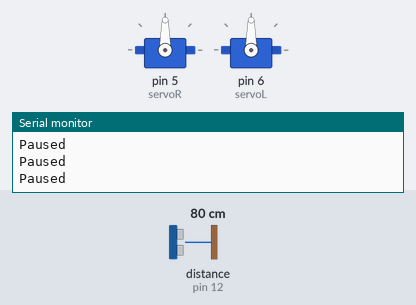
A sketch run on a simulated Arduino Uno, built with avr-gcc and run on an emulated ATmega328P. Shown: 2 × servo, the last lines printed to the serial monitor. Wiring (inferred from the names in the program): ultrasonic range finder: trigger pin 11; echo pin 12. Inputs (shaded band) come from the test bench; at power-on: distance to the obstacle (sensor on pin 12) 80 cm. The echo pulse lasts 58.3 µs per cm.

Above: at 1.7 s.
1.8 s: distance to the obstacle (sensor on pin 12) set to 7 cm
4.8 s: distance to the obstacle (sensor on pin 12) set to 4 cm
At 6.0 s:
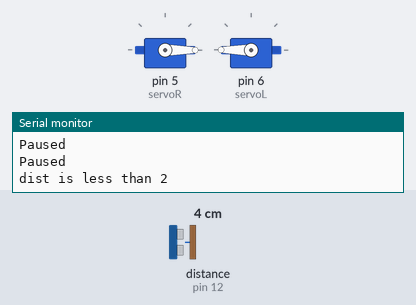
6.3 s: distance to the obstacle (sensor on pin 12) set to 6 cm
7.8 s: distance to the obstacle (sensor on pin 12) set to 9 cm
At 8.2 s:
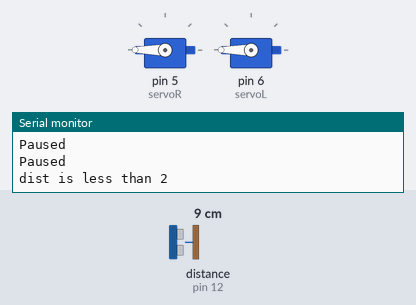
At 9.2 s:
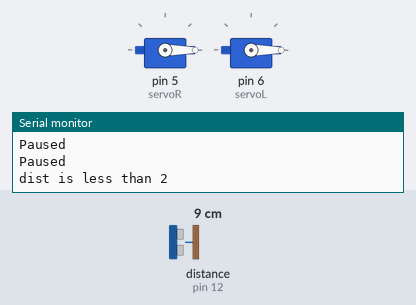
13.8 s: distance to the obstacle (sensor on pin 12) set to 18 cm
Timing chart, 0 to 17.8 s (numbered marks = the images above; inputs shaded):
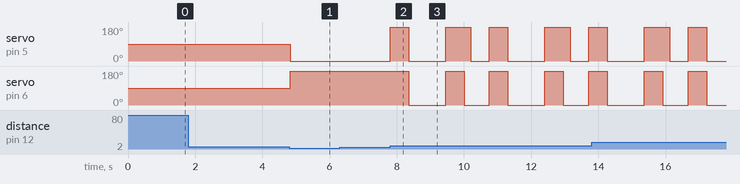

Measured:
- the behaviour switches between 6 and 5 cm on distance to the obstacle (sensor on pin 12) (found by bisection; images 0 and 1)
- the behaviour switches between 7 and 8 cm on distance to the obstacle (sensor on pin 12) (found by bisection; images 1 and 2)
- after the input at 4.8 s, servo on pin 5 (servoR): 90° → 0° at once; servo on pin 6 (servoL): 90° → 180° at once
- after the input at 6.3 s, every drawn part: stays the same
- after the input at 7.8 s, servo on pin 5 (servoR): 0° → 180° at once, → 0° 0.55 s later, → 180° 1.1 s later, → 0° 0.75 s later, … (9 changes in this stretch); servo on pin 6 (servoL): 180° → 0° after 0.55 s, → 180° 1.1 s later, → 0° 0.55 s later, → 180° 0.75 s later, … (8 changes in this stretch)

The sketch:

collison-bot.ino
```cpp
// collision-bot
#include <Servo.h>

const int powerPin = 10;    // providing power to ping sensor from pin 10
const int pingPin = 11;     // pin we're sending the trigger/ping on
const int echoPin = 12;     // pin we're reading back the echo on
const int gnd1Pin = 13;     // simulated ground so we can safely plug the module into our arduinos

long dist = 0;

Servo servoL;  // create servo object to control a servo
Servo servoR;  // create servo object to control a servo

// 0 full speeed one direction - 180 full speed opposite direction - 90 full stop
const int leftServoForward = 180;   // 135 is Clockwise, full speed (around 90 is stopped)
const int leftServoReverse = 0;    // 45 is Counter Clockwise, full speed (ardound 90 is stopped)

const int rightServoForward = 0;    // 45 is Counter Clockwise, full speed (ardound 90 is stopped)
const int rightServoReverse = 180;   // 135 is Clockwise, full speed (around 90 is stopped)

const int leftServoStop = 90;    // 90 is usually "stopped" (you may need to fine tune it for dead stop)
const int rightServoStop = 90;    // 90 is usually "stopped" (you may need to fine tune it for dead stop)

const int delayTime = 3000; // Delay program execution for 3000 ms or 3 seconds


const int turnDelay = 550;  // Delay for turnL() turnR() to achive close to 90 degrees (at full throttle)
const int backDelay = 200;  // Delay for slight back up before turning out of an obstacle

bool paused = true;        // Program starts off in paused mode

int accel = 45;              // acceleration figure for turns (if needed)
const int conaccel = accel;  // constant (if needed)

bool slowed = false;

bool obstacleL = false;
bool obstacleR = false;
bool obstacleC = false;

bool hasStarted = false;

// ***********************************************************
// ****************** SETUP BLOCK ****************************
// ***********************************************************
// only runs once at program startup
void setup() {
  pinMode(gnd1Pin, OUTPUT);      // sets up ping module's inner GND pin on a low output, and
  digitalWrite(gnd1Pin, LOW);     // the outter GND pin to hard GND (on most arduinos)
  pinMode(powerPin, OUTPUT);
  digitalWrite(powerPin, HIGH);  // try to power the module from pin
  // ** US-100 PING SENSOR I/O PINS
  pinMode(pingPin, OUTPUT);
  digitalWrite(pingPin, LOW);
  pinMode(echoPin, OUTPUT);    // just to make sure
  digitalWrite(echoPin, LOW);  // we clear any previous settings
  pinMode(echoPin, INPUT);     // and then use it as INPUT
  delay(500);
  servoR.attach(5);  // attaches the left servo on pin 5
  servoL.attach(6);  // attaches the right servo on pin 6
  Serial.begin(9600);
  servoL.write(leftServoStop);
  servoR.write(rightServoStop);
}


// ***********************************************************
// ******************** MAIN LOOP ****************************
// ***********************************************************

void loop() {
  if (!hasStarted) {
    pauseNgo();                    // This uses the sensor as a "pause/start" toggle switch
  }

  dist = getdist();

  // ****** If object detected between 3 and 7 inches away (and the system is not paused),
  // ****** then run stop both servos and scan left and right for obstacles
  if ( (dist > 2 && dist < 8) && !paused ) {
    servoR.write(rightServoStop);
    servoL.write(leftServoStop);
    scanLR();
  }
  // ****** If there is an obstacle to the right, left, or center and not paused then enter this
  // ****** while loop
  while ((obstacleR  || obstacleC  || obstacleL) && !paused ) {

    // ****** If obstacle in center but none on the right or left, then turn left and continue
    if (!obstacleR && !obstacleL && obstacleC && !paused) {
      reverse();          // back up a little
      delay(backDelay);   //
      turnL();            // turn left
      forward();          // move forward
      obstacleC = false;  // reset
      obstacleR = false;  // reset
      obstacleL = false;  // reset
      break;              // breaks out of while loop (skipping other checks)
    }

    // ****** If obstacle is on the right only (and system is not paused), turn left and continue
    if (obstacleR && !paused) {
      reverse();          // back up a little
      delay(backDelay);   //
      turnL();            // turn left
      forward();          // go forward
      obstacleC = false;  // reset
      obstacleR = false;  // reset
      obstacleL = false;  // reset
      break;              // breaks out of while loop (skipping other checks)
    }

    // ****** If obstacle is on the left only (and system is not paused), turn right and continue
    if (obstacleL && !paused) {
      reverse();          // back up a little
      delay(backDelay);   //
      turnR();            // turn right
      forward();          // go forward
      obstacleC = false;  // reset
      obstacleR = false;  // reset
      obstacleL = false;  // reset
      break;              // breaks out of while loop (skipping other checks)
    }
  }
}


// ***********************************************************
// ******************* turnR() *******************************
// ***********************************************************
void turnR(){
    // turns right approx 90 degrees (may need to be tuned)
    servoL.write(leftServoForward);           // rotate L servo forward
    servoR.write(rightServoReverse);          // rotate R servo reverse (which turns us right)
    delay(turnDelay);                         // wait for full turn
    servoR.write(rightServoStop);             // stop
    servoL.write(leftServoStop);              // stop
}


// ***********************************************************
// ******************* turnL() *******************************
// ***********************************************************
void turnL(){
    // turns left approx 90 degrees (may need to be tuned)
    servoL.write(rightServoForward);           // rotate R servo forward
    servoR.write(leftServoReverse);            // rotate L servo reverse (which turns us left)
    delay(turnDelay);                          // wait for full turn
    servoR.write(rightServoStop);              // stop
    servoL.write(leftServoStop);               // stop
}


// ***********************************************************
// ******************* forward() *****************************
// ***********************************************************
void forward(){
    servoL.write(leftServoForward);      // rotate left servo forward
    servoR.write(rightServoForward);     // rotate right servo forward
}

// ***********************************************************
// ******************* reverse() *****************************
// ***********************************************************
void reverse(){
    servoL.write(leftServoReverse);      // rotate left servo reverse
    servoR.write(rightServoReverse);     // rotate left servo reverse
}


// ***********************************************************
// ******************* scanLR() ******************************
// ***********************************************************
void scanLR() {
  int obstacleThold = 10;
  obstacleC = false;
  obstacleR = false;
  obstacleL = false;
  const int scandelay = 850;

  // Scan forward
  dist = getdist();
  if (dist <= obstacleThold) {
    obstacleC = true;
  }

  // Scan Right
  turnR();
  dist = getdist();
  if (dist <= obstacleThold) {
    obstacleR = true;
  }

  // Scan Left
  turnL();
  turnL();
  dist = getdist();
  if (dist <= obstacleThold) {
    obstacleL = true;
  }
  turnR();    // This recenters the bot
}

// ***********************************************************
// ******************* getdist() *****************************
// ***********************************************************
long getdist()
{
  long duration, inches;

  // The PING))) is triggered by a HIGH pulse of 2 or more microseconds.
  // Give a short LOW pulse beforehand to ensure a clean HIGH pulse:
  digitalWrite(pingPin, HIGH);      // start the outgoing ping
//  delayMicroseconds(10);            // do the ping for 10uS
  digitalWrite(pingPin, LOW);       // stop doing the ping
  duration = pulseIn(echoPin, HIGH);  // grab the delay of return echo
  // convert the time into a distance
  inches = microsecondsToInches(duration);
  return inches;
}


// ***********************************************************
// ****************** pauseNgo() *****************************
// ***********************************************************
void pauseNgo() {

  // If unpaused, but object less than two inches, go into paused mode
  dist = getdist();
  while (!paused  && dist < 2 ) {
    Serial.println("Not paused and dist less than 2");
    dist = getdist();
    if (dist < 2 ) {
      servoL.write(leftServoStop);                  // stop L servo
      servoR.write(rightServoStop);                  // stop R servo
      paused = true;
      delay(250);
    }
  }


  // Paused Loop & Unpausing Detection
  while (paused && !hasStarted) {
    Serial.println("Paused");
    dist = getdist();
    if (dist < 2) {
      Serial.println("dist is less than 2");
      // Start moving forward, full speed
      servoL.write(leftServoForward);                  // forward L servo
      servoR.write(rightServoForward);                  // forward R servo
      paused = false;
      hasStarted = true;
    }
  }
}

// ***********************************************************
// ******************* slowDown() *****************************
// ***********************************************************
void slowDown() {
  int accel = 0;
  for ( int x = 0 ; x < 8 ; x++ ) {
    accel =  accel + 5;
    servoL.write(leftServoForward - accel);                // slow L servo
    servoR.write(rightServoForward - accel);                // slow R servo
    delay(50);
  }
  servoL.write(leftServoStop);                  // stop L servo
  servoR.write(rightServoStop);                  // stop R servo
  accel = conaccel;
  slowed = 1;
}

// Original code from the ping sensor library
long microsecondsToInches(long microseconds)
{
  // According to Parallax's datasheet for the PING))), there are
  // 73.746 microseconds per inch (i.e. sound travels at 1130 feet per
  // second).  This gives the distance travelled by the ping, outbound
  // and return, so we divide by 2 to get the distance of the obstacle.
  // See: http://www.parallax.com/dl/docs/prod/acc/28015-PING-v1.3.pdf
  return microseconds / 74.0 / 2.0;
}

long microsecondsToCentimeters(long microseconds)
{
  // The speed of sound is 340 m/s or 29 microseconds per centimeter.
  // The ping travels out and back, so to find the distance of the
  // object we take half of the distance travelled.
  return microseconds / 29.0 / 2.0;
}
```
